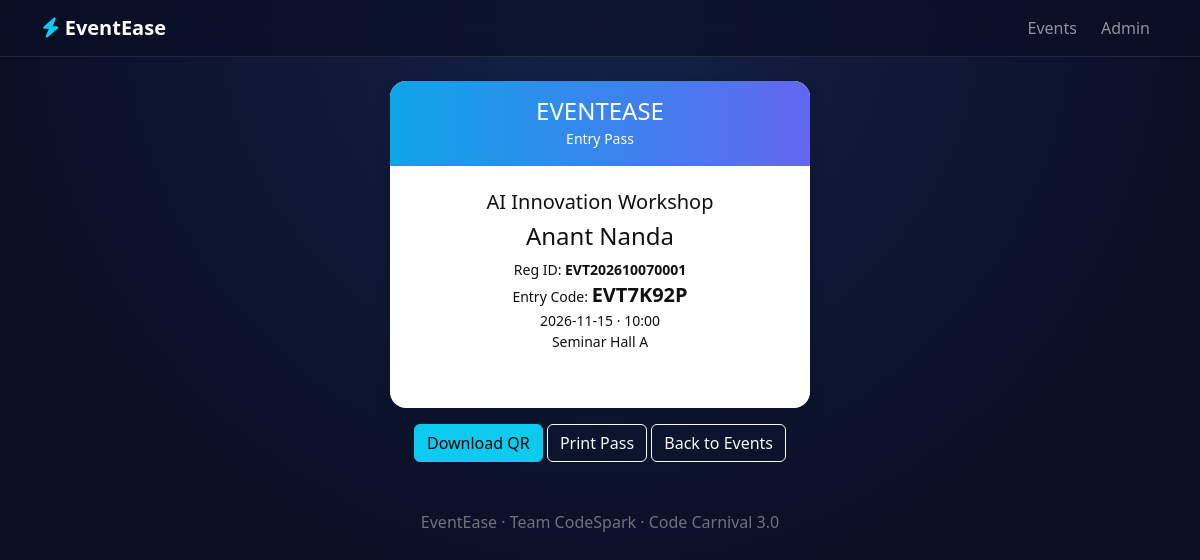
The page /pass.php?r=EVT202610070001 on the database its author committed.
### tables this page shows
CREATE TABLE registrations(id INT AUTO_INCREMENT PRIMARY KEY,event_id INT NOT NULL,participant_id INT NOT NULL,registration_id VARCHAR(30) NOT NULL UNIQUE,entry_code VARCHAR(12) NOT NULL UNIQUE,registered_at TIMESTAMP DEFAULT CURRENT_TIMESTAMP,status VARCHAR(20) DEFAULT 'Confirmed',UNIQUE(event_id,participant_id),FOREIGN KEY(event_id) REFERENCES events(id) ON DELETE CASCADE,FOREIGN KEY(participant_id) REFERENCES participants(id) ON DELETE CASCADE);

CREATE TABLE events(id INT AUTO_INCREMENT PRIMARY KEY,event_name VARCHAR(150) NOT NULL,description TEXT,category VARCHAR(50) NOT NULL,event_date DATE NOT NULL,start_time TIME NOT NULL,end_time TIME NOT NULL,venue VARCHAR(150) NOT NULL,organizer VARCHAR(100) NOT NULL,capacity INT NOT NULL CHECK(capacity>0),registration_start DATE NOT NULL,registration_end DATE NOT NULL,image VARCHAR(255) DEFAULT NULL,status ENUM('Draft','Published','Registration Open','Registration Closed','Completed') DEFAULT 'Draft',created_at TIMESTAMP DEFAULT CURRENT_TIMESTAMP,INDEX(category),INDEX(event_date));

CREATE TABLE participants(id INT AUTO_INCREMENT PRIMARY KEY,full_name VARCHAR(100) NOT NULL,email VARCHAR(150) NOT NULL UNIQUE,mobile VARCHAR(15) NOT NULL,college VARCHAR(150) NOT NULL,department VARCHAR(100) NOT NULL,semester VARCHAR(10) NOT NULL,enrollment_no VARCHAR(50) NOT NULL,created_at TIMESTAMP DEFAULT CURRENT_TIMESTAMP);

### pass.php (the view, shortened to what this page needs)
<?php require 'config/database.php';
$s=$pdo->prepare('SELECT r.*,p.full_name,e.event_name,e.event_date,e.start_time,e.venue FROM registrations r JOIN participants p ON p.id=r.participant_id JOIN events e ON e.id=r.event_id WHERE r.registration_id=?');
$s->execute([$_GET['r']??'']);$r=$s->fetch();head('Entry Pass');
if(!$r){echo "<div class='alert alert-danger'>Pass not found.</div>";foot();exit;}?>
<div class="pass shadow"><div class="top"><h4 class="mb-0">EVENTEASE</h4><small>Entry Pass</small></div><div class="p-4 text-center">
<h5><?=e($r['event_name'])?></h5><h4><?=e($r['full_name'])?></h4>
<p class="small mb-2">Reg ID: <b><?=e($r['registration_id'])?></b><br>Entry Code: <b class="fs-5"><?=e($r['entry_code'])?></b><br><?=e($r['event_date'])?> · <?=substr($r['start_time'],0,5)?><br><?=e($r['venue'])?></p>
<div id="qr" class="d-flex justify-content-center my-3"></div></div></div>
<div class="text-center mt-3 noprint"><button class="btn btn-info" onclick="dl()">Download QR</button> <button class="btn btn-outline-light" onclick="print()">Print Pass</button> <a class="btn btn-outline-light" href="events.php">Back to Events</a></div>

### assets/css/style.css (style rules this page uses)
body { background:radial-gradient(circle at top,#14224a,#0a0f24 60%);color:#e6ecff;min-height:100vh }
.pass { max-width:420px;margin:auto;background:#fff;color:#111;border-radius:16px;overflow:hidden }
.pass .top { background:linear-gradient(90deg,#0ea5e9,#6366f1);color:#fff;padding:16px;text-align:center }

### rows shown on the page
registrations: event.event_name "AI Innovation Workshop", participant.full_name "Anant Nanda", registration "EVT202610070001", entry_code "EVT7K92P", event.event_date "2026-11-15", event.start_time "10:00", event.venue "Seminar Hall A"
